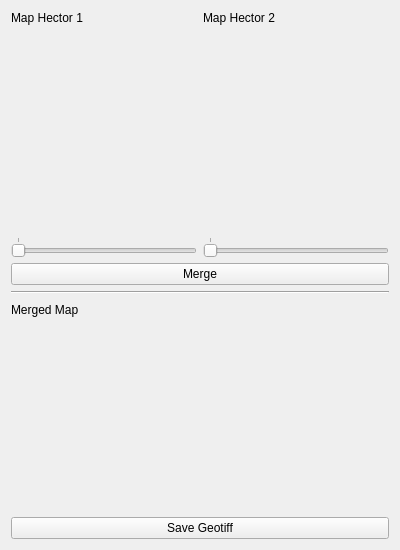
<?xml version="1.0" encoding="UTF-8"?>
<ui version="4.0">
 <class>MapMergerWidget</class>
 <widget class="QWidget" name="MapMergerWidget">
  <property name="geometry">
   <rect>
    <x>0</x>
    <y>0</y>
    <width>400</width>
    <height>550</height>
   </rect>
  </property>
  <property name="windowTitle">
   <string>Map Merger</string>
  </property>
  <layout class="QVBoxLayout" stretch="0">
   <item>
    <layout class="QVBoxLayout" name="verticalLayout">
     <item>
      <layout class="QHBoxLayout" name="horizontalLayout">
       <item>
        <layout class="QVBoxLayout" name="verticalLayout_2">
         <item>
          <widget class="QLabel" name="map_hector1_label">
           <property name="text">
            <string>Map Hector 1</string>
           </property>
          </widget>
         </item>
         <item>
          <widget class="QLabel" name="map1_label">
           <property name="sizePolicy">
            <sizepolicy hsizetype="Preferred" vsizetype="Preferred">
             <horstretch>0</horstretch>
             <verstretch>0</verstretch>
            </sizepolicy>
           </property>
           <property name="minimumSize">
            <size>
             <width>20</width>
             <height>200</height>
            </size>
           </property>
           <property name="maximumSize">
            <size>
             <width>200</width>
             <height>16777215</height>
            </size>
           </property>
           <property name="layoutDirection">
            <enum>Qt::LeftToRight</enum>
           </property>
           <property name="autoFillBackground">
            <bool>true</bool>
           </property>
           <property name="text">
            <string/>
           </property>
          </widget>
         </item>
         <item>
          <widget class="QSlider" name="map_hector1_horizontalSlider">
           <property name="maximum">
            <number>0</number>
           </property>
           <property name="orientation">
            <enum>Qt::Horizontal</enum>
           </property>
           <property name="tickPosition">
            <enum>QSlider::TicksAbove</enum>
           </property>
           <property name="tickInterval">
            <number>1</number>
           </property>
          </widget>
         </item>
        </layout>
       </item>
       <item>
        <layout class="QVBoxLayout" name="verticalLayout_3">
         <item>
          <widget class="QLabel" name="map_hector2_label">
           <property name="text">
            <string>Map Hector 2</string>
           </property>
          </widget>
         </item>
         <item>
          <widget class="QLabel" name="map2_label">
           <property name="minimumSize">
            <size>
             <width>20</width>
             <height>200</height>
            </size>
           </property>
           <property name="maximumSize">
            <size>
             <width>200</width>
             <height>16777215</height>
            </size>
           </property>
           <property name="text">
            <string/>
           </property>
          </widget>
         </item>
         <item>
          <widget class="QSlider" name="map_hector2_horizontalSlider">
           <property name="maximum">
            <number>0</number>
           </property>
           <property name="orientation">
            <enum>Qt::Horizontal</enum>
           </property>
           <property name="invertedControls">
            <bool>false</bool>
           </property>
           <property name="tickPosition">
            <enum>QSlider::TicksAbove</enum>
           </property>
           <property name="tickInterval">
            <number>1</number>
           </property>
          </widget>
         </item>
        </layout>
       </item>
      </layout>
     </item>
     <item>
      <widget class="QPushButton" name="merge_button">
       <property name="text">
        <string>Merge</string>
       </property>
      </widget>
     </item>
     <item>
      <widget class="Line" name="line">
       <property name="orientation">
        <enum>Qt::Horizontal</enum>
       </property>
      </widget>
     </item>
     <item>
      <widget class="QLabel" name="text_label">
       <property name="maximumSize">
        <size>
         <width>16777215</width>
         <height>20</height>
        </size>
       </property>
       <property name="text">
        <string>Merged Map</string>
       </property>
      </widget>
     </item>
     <item>
      <layout class="QHBoxLayout" name="horizontalLayout_2">
       <item>
        <spacer name="horizontalSpacer">
         <property name="orientation">
          <enum>Qt::Horizontal</enum>
         </property>
         <property name="sizeHint" stdset="0">
          <size>
           <width>40</width>
           <height>20</height>
          </size>
         </property>
        </spacer>
       </item>
       <item>
        <layout class="QHBoxLayout" name="horizontalLayout_3"/>
       </item>
       <item>
        <widget class="QLabel" name="merged_map_label">
         <property name="minimumSize">
          <size>
           <width>300</width>
           <height>20</height>
          </size>
         </property>
         <property name="maximumSize">
          <size>
           <width>800</width>
           <height>200</height>
          </size>
         </property>
         <property name="text">
          <string/>
         </property>
        </widget>
       </item>
       <item>
        <spacer name="horizontalSpacer_2">
         <property name="orientation">
          <enum>Qt::Horizontal</enum>
         </property>
         <property name="sizeHint" stdset="0">
          <size>
           <width>40</width>
           <height>20</height>
          </size>
         </property>
        </spacer>
       </item>
      </layout>
     </item>
     <item>
      <widget class="QPushButton" name="save_geotiff_button">
       <property name="text">
        <string>Save Geotiff</string>
       </property>
      </widget>
     </item>
    </layout>
   </item>
  </layout>
 </widget>
 <resources/>
 <connections/>
</ui>
